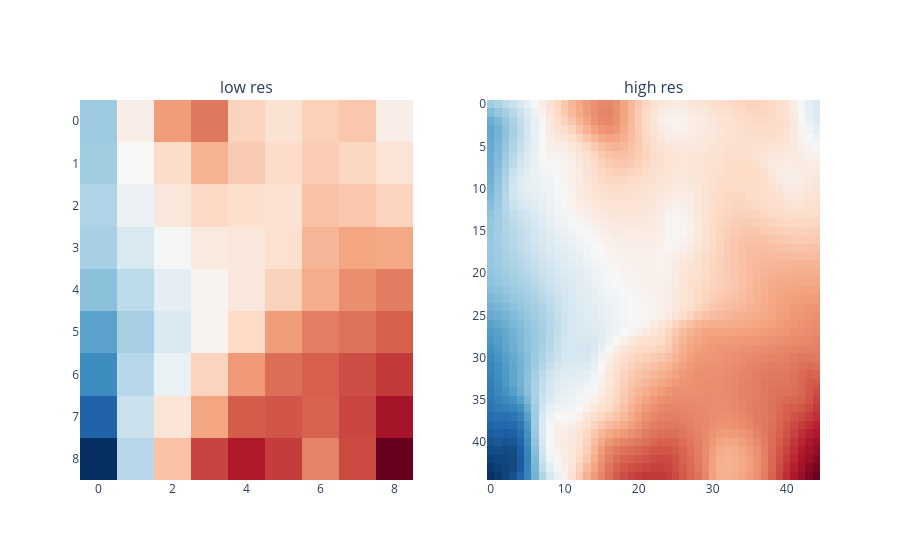

Source (notebook cell):
### Code cell
fig = make_subplots(rows = 1, cols = 2,
                    subplot_titles = ("low res", "high res"))

fig.add_trace(go.Heatmap(z = lr_scene_bed_tensor.squeeze(), 
                           colorscale = 'RdBu_r'),
                           row = 1, col = 1)

fig.add_trace(go.Heatmap(z = hr_scene_bed_tensor.squeeze(), 
                           colorscale = 'RdBu_r'),
                           row = 1, col = 2)

fig.update_layout(plot_bgcolor = 'rgba(0,0,0,0)')
# matrix style
fig.update_yaxes(autorange = "reversed")
fig.update_traces(showscale = False)
fig.show()

### Figure 1 — Plotly figure (JSON) as saved in the notebook; plotly's stock layout.template omitted (floating-point values rounded to 4 significant figures; data arrays with more than 128 entries replaced by an {"elided": "..."} marker saying what was removed)
{"data": [{"colorscale": [[0, "rgb(5,48,97)"], [0.1, "rgb(33,102,172)"], [0.2, "rgb(67,147,195)"], [0.3, "rgb(146,197,222)"], [0.4, "rgb(209,229,240)"], [0.5, "rgb(247,247,247)"], [0.6, "rgb(253,219,199)"], [0.7, "rgb(244,165,130)"], [0.8, "rgb(214,96,77)"], [0.9, "rgb(178,24,43)"], [1, "rgb(103,0,31)"]], "showscale": false, "type": "heatmap", "xaxis": "x", "yaxis": "y", "z": [[67.52, 182.7, 276.7, 305.7, 225.7, 203.4, 227.6, 237.5, 181.9], [70.72, 165.6, 213.2, 258.1, 232.9, 215.7, 231.4, 222.0, 201.7], [84.81, 148.5, 194.2, 220.2, 210.8, 204.9, 242.1, 238.1, 225.2], [77.23, 122.6, 160.9, 191.7, 194.7, 207.0, 254.5, 270.2, 267.3], [55.63, 96.18, 138.8, 171.6, 192.6, 226.6, 262.3, 288.3, 301.7], [21.91, 76.52, 126.7, 171.8, 217.4, 276.8, 300.5, 310.1, 322.4], [-0.4713, 90.47, 146.3, 224.8, 279.8, 312.9, 323.5, 336.5, 350.8], [-48.86, 106.9, 199.5, 270.6, 325.3, 330.9, 321.5, 342.2, 384.1], [-98.84, 91.51, 242.2, 343.4, 376.2, 349.7, 296.6, 338.8, 428.7]]}, {"colorscale": [[0, "rgb(5,48,97)"], [0.1, "rgb(33,102,172)"], [0.2, "rgb(67,147,195)"], [0.3, "rgb(146,197,222)"], [0.4, "rgb(209,229,240)"], [0.5, "rgb(247,247,247)"], [0.6, "rgb(253,219,199)"], [0.7, "rgb(244,165,130)"], [0.8, "rgb(214,96,77)"], [0.9, "rgb(178,24,43)"], [1, "rgb(103,0,31)"]], "showscale": false, "type": "heatmap", "xaxis": "x2", "yaxis": "y2", "z": {"elided": "45x45 float values"}}], "layout": {"annotations": [{"font": {"size": 16}, "showarrow": false, "text": "low res", "x": 0.225, "xanchor": "center", "xref": "paper", "y": 1, "yanchor": "bottom", "yref": "paper"}, {"font": {"size": 16}, "showarrow": false, "text": "high res", "x": 0.775, "xanchor": "center", "xref": "paper", "y": 1, "yanchor": "bottom", "yref": "paper"}], "plot_bgcolor": "rgba(0,0,0,0)", "xaxis": {"anchor": "y", "domain": [0, 0.45]}, "xaxis2": {"anchor": "y2", "domain": [0.55, 1]}, "yaxis": {"anchor": "x", "autorange": "reversed", "domain": [0, 1]}, "yaxis2": {"anchor": "x2", "autorange": "reversed", "domain": [0, 1]}}}
